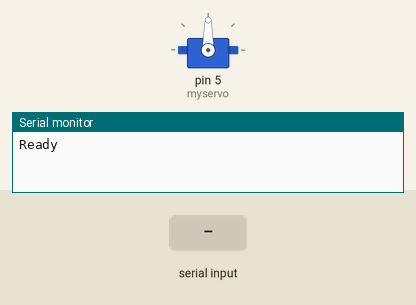
Simulated run of this sketch. Board: Arduino Uno, built with avr-gcc and run on an emulated ATmega328P. Shown: servo, the last lines printed to the serial monitor. The inputs (shaded band) are chosen by the test bench.

Above: at 1.2 s.
1.3 s: "90,45\n" received over Serial
At 2.0 s:
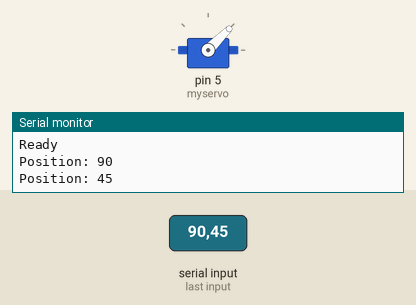
2.8 s: "30,150\n" received over Serial
At 3.2 s:
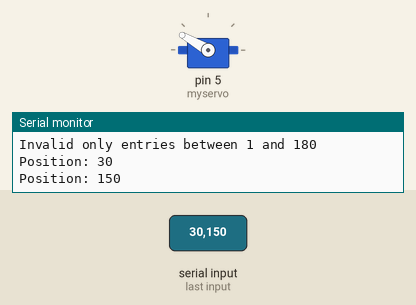
4.3 s: "5\n" received over Serial
At 5.4 s:
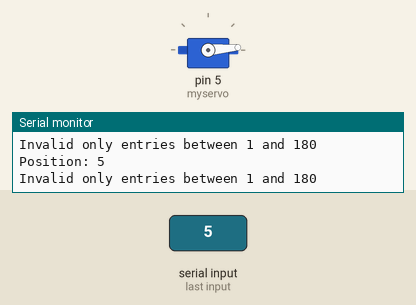
5.8 s: "90\n" received over Serial
At 6.5 s:
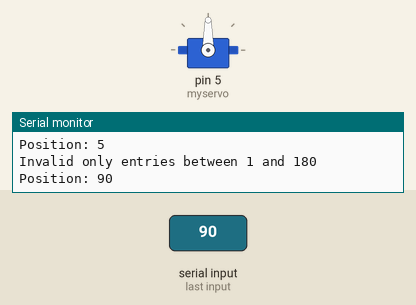
Timing chart, 0 to 8.3 s (numbered marks = the images above; inputs shaded):
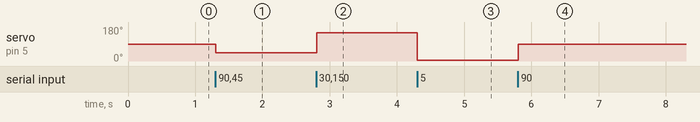

Measured:
- after the input at 1.3 s, servo on pin 5 (myservo): 90° → 45° at once
- after the input at 2.8 s, servo on pin 5 (myservo): 45° → 150° at once
- after the input at 4.3 s, servo on pin 5 (myservo): 150° → 5° at once
- after the input at 5.8 s, servo on pin 5 (myservo): 5° → 90° at once

The sketch:

servo-postion-finder-using-serial.ino
```cpp
// (licence header left out)
//Include Servo libraries
#include <Servo.h>

//Declare the servo
Servo myservo;

//Variable to store the servos position
int pos;

//The minimum servo motor value
int minpos = 1;

//The maximum servo motor value
int maxpos = 180;

void setup(){
  //Start Serial
  Serial.begin(9600);
  //Attach the servo to pin 5
  myservo.attach(5);
  Serial.println("Ready");
  Serial.println("");
}


void loop(){

  //Check if Serial data is availible
  if (Serial.available()>0){

    //Set the position value to the value recieved
    pos = Serial.parseInt();

    //if the value is between the min and max values
    if(pos <= maxpos && pos >= minpos){
      //Print value to the serial monitor
      Serial.println("Position: " + String(pos));
      //Write the pos value to the servo
      myservo.write(pos);
    }
    //if the value is not between the min and max values
    else{
      //Print a warning to the serial monitor
      Serial.println("Invalid only entries between " + String(minpos) + " and " + String(maxpos));
    }
  }
}
```
